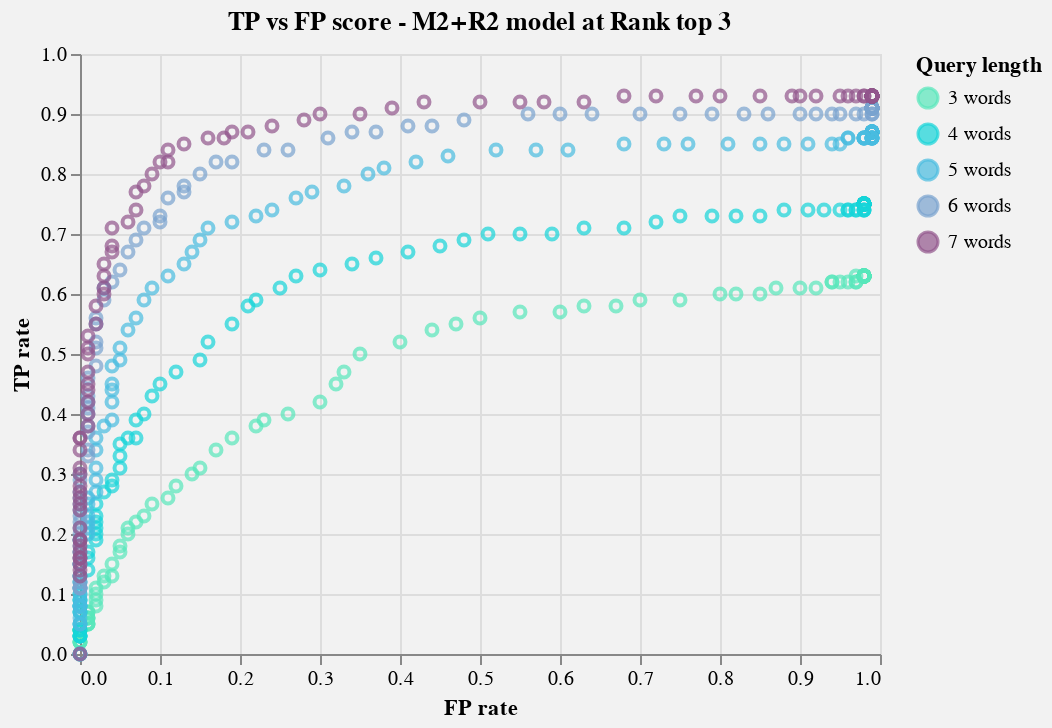

Write notebook code for a chart like this one.
### Code cell
source = df_reduced
x = 'FP rate'
y = 'TP rate'
color = "Query length"
tooltip = 'TP rate'
title = " TBD"
chart_type = "point"
title = 'TP vs FP score - M2+R2 model at Rank top 3'
chart_with_tooltip(source, x, y, color, tooltip, title,chart_type)

### Figure 1 — Vega-Lite specification as saved in the notebook (floating-point values rounded to 4 significant figures; data arrays with more than 128 entries replaced by an {"elided": "..."} marker saying what was removed)
{"config": {"view": {"continuousWidth": 400, "continuousHeight": 300}, "background": "#F2F2F2"}, "layer": [{"mark": {"type": "point", "interpolate": "basis"}, "encoding": {"color": {"type": "nominal", "field": "Query length", "scale": {"domain": ["3 words", "4 words", "5 words", "6 words", "7 words"], "range": ["#57E7BB", "#16D4D9", "#49BCDF", "#79A3CE", "#92568B"]}}, "x": {"type": "quantitative", "field": "FP rate"}, "y": {"type": "quantitative", "field": "TP rate"}}}, {"mark": "point", "encoding": {"opacity": {"value": 0}, "x": {"type": "quantitative", "field": "FP rate"}}, "selection": {"selector024": {"type": "single", "nearest": true, "on": "mouseover", "fields": ["FP rate"], "empty": "none"}}}, {"mark": "point", "encoding": {"color": {"type": "nominal", "field": "Query length", "scale": {"domain": ["3 words", "4 words", "5 words", "6 words", "7 words"], "range": ["#57E7BB", "#16D4D9", "#49BCDF", "#79A3CE", "#92568B"]}}, "opacity": {"condition": {"value": 1, "selection": "selector024"}, "value": 0}, "x": {"type": "quantitative", "field": "FP rate"}, "y": {"type": "quantitative", "field": "TP rate"}}}, {"mark": {"type": "rule", "color": "gray"}, "encoding": {"x": {"type": "quantitative", "field": "FP rate"}}, "transform": [{"filter": {"selection": "selector024"}}]}, {"mark": {"type": "text", "align": "left", "dx": 5, "dy": -5}, "encoding": {"color": {"type": "nominal", "field": "Query length", "scale": {"domain": ["3 words", "4 words", "5 words", "6 words", "7 words"], "range": ["#57E7BB", "#16D4D9", "#49BCDF", "#79A3CE", "#92568B"]}}, "text": {"condition": {"type": "quantitative", "field": "F1 score", "selection": "selector024"}, "value": " "}, "x": {"type": "quantitative", "field": "FP rate"}, "y": {"type": "quantitative", "field": "TP rate"}}}], "data": {"name": "data-0075232df34d9387a4b96dce38f379a3"}, "height": 300, "title": "TP vs FP score - M2+R2 model at Rank top 3", "width": 400, "$schema": "https://vega.github.io/schema/vega-lite/v4.8.1.json", "datasets": {"data-0075232df34d9387a4b96dce38f379a3": {"elided": "505 records"}}}
